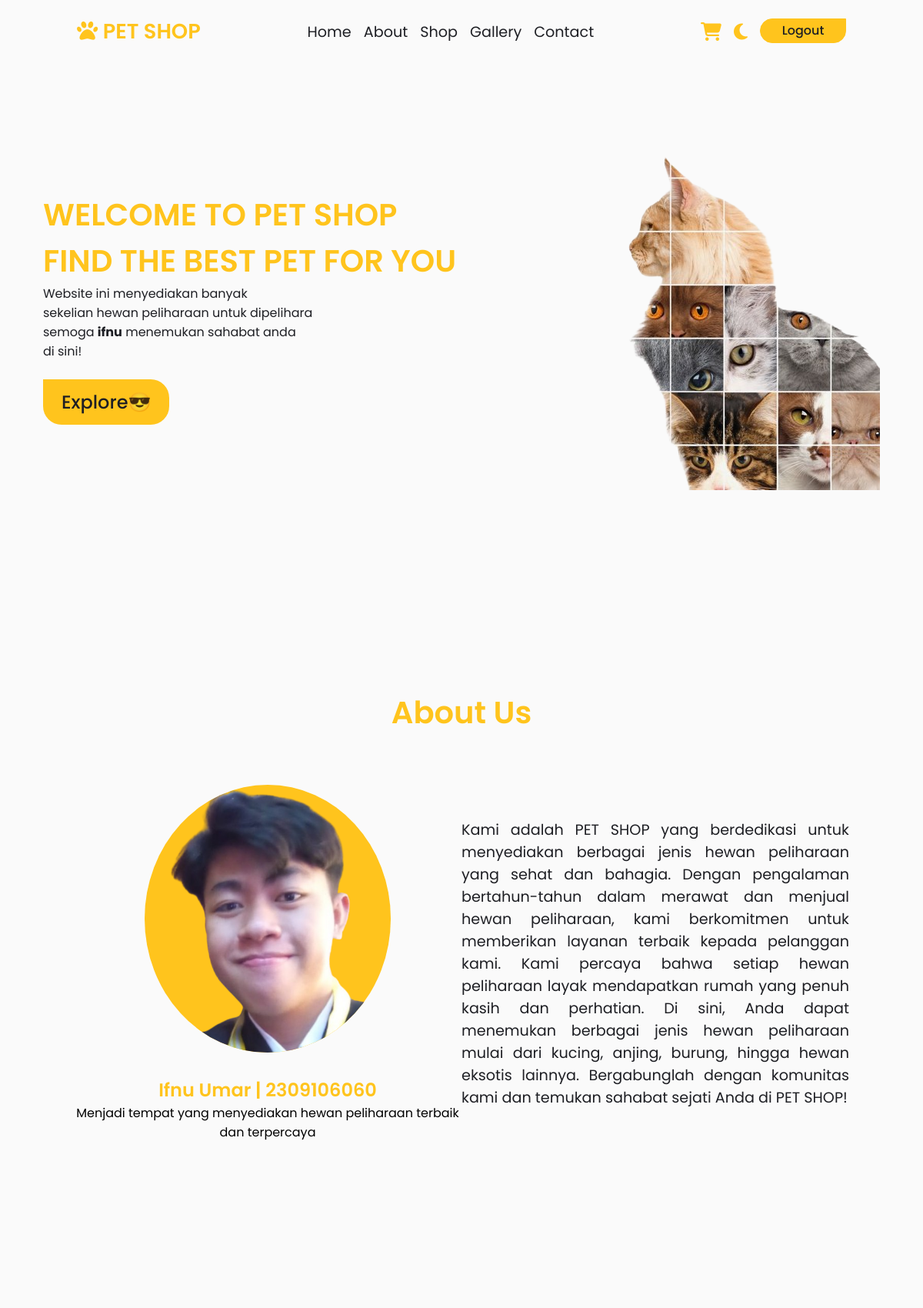
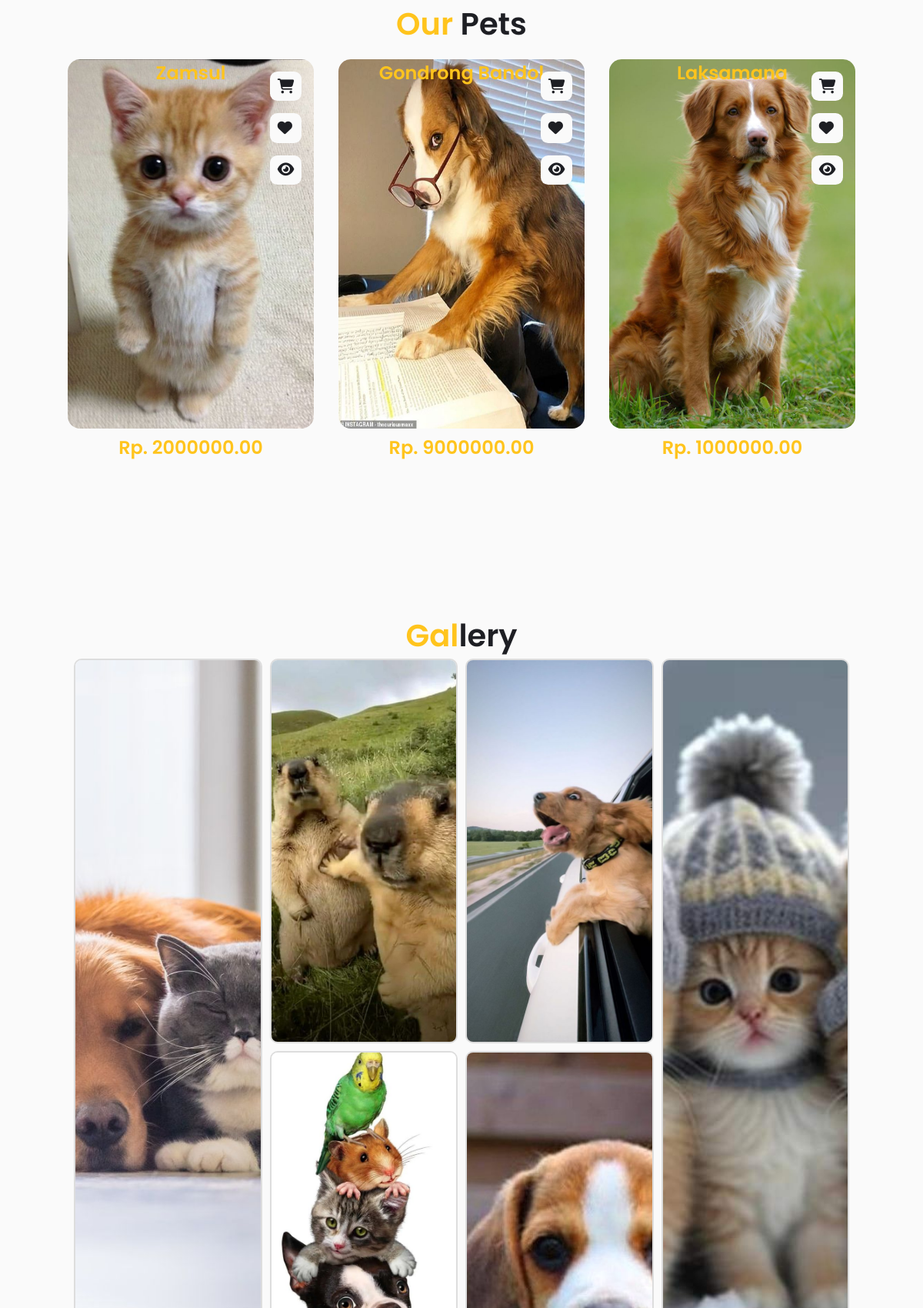
Screenshot of /index.php (signed in, upper part) with the database file from the repository (2 pictures, top to bottom).
### tables this page shows
CREATE TABLE `data_pet` (
  `id_pet` int NOT NULL,
  `name_pet` varchar(50) NOT NULL,
  `jenis` enum('Anjing','Kucing','Bebek','Ular','Kura-kura','Unggas','Hamster','Kadal','Kapibara') NOT NULL,
  `jenis_kelamin` enum('Jantan','Betina') NOT NULL,
  `berat` decimal(10,2) NOT NULL,
  `tanggal_lahir` date NOT NULL,
  `path_poto` varchar(255) NOT NULL,
  `harga` decimal(10,2) NOT NULL
);

### config.php (called while the page is built, shortened)
<?php
$servername = "localhost";
$username = "root";
$password = "";
$dbname = "pets_shop";
$conn = mysqli_connect($servername, $username, $password, $dbname);
function lihatHewan() {
    global $conn;
    $sql = "SELECT * FROM data_pet";
    $result = mysqli_query($conn, $sql);
    $result = mysqli_fetch_all($result, MYSQLI_ASSOC);
    return $result;
}
?>

### index.php (the view, shortened to what this page needs)
<?php
require 'config.php';
$pets = lihatHewan();
?>
<!DOCTYPE html>
<html lang="en">
<head>
    <link rel="stylesheet" href="https://cdnjs.cloudflare.com/ajax/libs/font-awesome/6.6.0/css/all.min.css">
    <link rel="stylesheet" href="css/user.css">
</head>
<body>
    <header>
        <a href="#" class="logo"><i class="fa-solid fa-paw"></i> PET SHOP</a>
        <nav class="navbar-menu">
            <a href="#Home">Home</a>
            <a href="#About">About</a>
            <a href="#Shop">Shop</a>
            <a href="#Gallery">Gallery</a>
            <a href="#Contact">Contact</a>
        </nav>
        <div class="icons">
            <a href="#Shop" class="shop-cart"><i class="fa-solid fa-shopping-cart"></i></a>
            <a href="#" class="sun"><i class="fa-solid fa-moon"></i></a>
            <form action="logout.php" method="post">
                <input class="btn-login" id="logout" type="submit" name="logout" value="Logout" onclick="return confirm('Are you sure you want to logout?');">
            </form>
        </div>
    </header>
    <section class="home" id="Home">
        <div class="content">
            <h1>WELCOME TO PET SHOP <br> FIND THE BEST PET FOR YOU</h1>
            <p>Website ini menyediakan banyak <br> sekelian hewan peliharaan untuk dipelihara <br> semoga <b><?php echo $_SESSION['username'] ?></b> menemukan
                sahabat anda <br> di sini!</p>
            <a href="#Shop" class="btn-explore">Explore😎</a>
        </div>
        <img src="img/kucing_home.png" alt="gambar kucing kebeleh">
    </section>
    <section class="about" id="About">
        <h2>About Us</h2>
        <div class="container-about">
            <div class="title-about">
                <p>Kami adalah PET SHOP yang berdedikasi untuk menyediakan berbagai jenis hewan peliharaan yang sehat
                    dan bahagia. Dengan pengalaman bertahun-tahun dalam merawat dan menjual hewan peliharaan, kami
                    berkomitmen untuk memberikan layanan terbaik kepada pelanggan kami. Kami percaya bahwa setiap
                    hewan
                    peliharaan layak mendapatkan rumah yang penuh kasih dan perhatian. Di sini, Anda dapat
                    menemukan
                    berbagai jenis hewan peliharaan mulai dari kucing, anjing, burung, hingga hewan eksotis
                    lainnya.
                    Bergabunglah dengan komunitas kami dan temukan sahabat sejati Anda di PET SHOP!
                </p>
            </div>
            <div class="box">
                <img src="img/profile-picture.png" alt="Gambar yang buat">
                <h3>Ifnu Umar | 2309106060</h3>
                <p>Menjadi tempat yang menyediakan hewan peliharaan terbaik dan terpercaya</p>
            </div>
        </div>
    </section>
    <section class="shop" id="Shop">
        <h1 class="heading">Our <span>Pets</span></h1>
        <div class="shop-container">
            <?php foreach ($pets as $pet) :
                $pet['path_poto'] = str_replace('C:/laragon/www/posttest7/', '', $pet['path_poto']);
            ?>
            <div class="box-container">
                <div class="icons">
                    <a href="#" class="fas fa-shopping-cart"></a>
                    <a href="#" class="fas fa-heart"></a>
                    <a href="#" class="fas fa-eye"></a>
                </div>
                <div class="image">
                    <img src="<?= $pet['path_poto'] ?>" alt="">
                </div>
                <div class="content">
                    <h3><?php  echo $pet['name_pet'] ?></h3>
                    <div class="harga">Rp. <?php echo $pet['harga'] ?></div>
                </div>
            </div>
            <?php endforeach; ?>
        </div>
    </section>
    <section class="gallery" id="Gallery">
        <h1 class="heading">Gal<span>lery</span></h1>
        <div class="container-gallery">
            <div class="box-gallery big    ">
                <img src="img/gal-1.jpeg" alt="">
            </div>
            <div class="box-gallery wide">
                <img src="img/gal-2.jpeg" alt="">
            </div>
            <div class="box-gallery wide">
                <img src="img/gal-3.jpeg" alt="">
            </div>
            <div class="box-gallery big">
                <img src="img/gal-4.jpeg" alt="">
            </div>
            <div class="box-gallery wide">
                <img src="img/gal-5.jpeg" alt="">
            </div>
            <div class="box-gallery big">
                <img src="img/gal-6.jpeg" alt="">
            </div>
        </div>
    </section>
</body>
</html>

### css/user.css (style rules this page uses)
:root { --primary-color: #fafafa; --secondary-color: #1E1F24; --tertiary-color: #FFC41D; }
* { margin: 0; padding: 0; box-sizing: border-box; font-family: 'Poppins', sans-serif; text-decoration: none; }
html { scroll-behavior: smooth; }
body { background-color: var(--primary-color); transition: 0.3s; }
header { display: flex; justify-content: space-between; align-items: center; padding: 20px 100px; background-color: var(--primary-color); position: fixed; width: 100%; z-index: 1000; }
.logo { color: var(--tertiary-color); font-size: 1.7em; font-weight: 600; }
.navbar-menu a { color: var(--secondary-color); font-size: 1.2em; font-weight: 400; transition: all 0.3s ease; }
.navbar-menu { display: flex; justify-content: space-between; gap: 1em; }
.icons { display: flex; gap: 1em; }
.shop-cart, .sun { color: var(--tertiary-color); font-size: 1.5em; cursor: pointer; }
.btn-login { display: flex; justify-content: center; width: 7em; height: 2em; background-color: var(--tertiary-color); color: var(--secondary-color); padding: 0 1em; align-items: center; border-radius: 1em; font-size: 1em; font-weight: 500; transition: all 0.3s ease; border-top-right-radius: 0; }
.home { display: flex; justify-content: space-evenly; align-items: center; min-height: 100vh; padding: 4em 2em; }
.content h1 { font-size: 2.5em; font-weight: 600; color: var(--tertiary-color); }
.content p { font-size: 1em; font-weight: 400; color: var(--secondary-color); }
.btn-explore { display: inline-block; background-color: var(--tertiary-color); color: var(--secondary-color); padding: 0.5em 1em; margin-top: 1em; border-radius: 1em; border-top-left-radius: 0; cursor: pointer; font-size: 1.5em; font-weight: 500; transition: all 0.3s ease; }
.about { padding: 6em; text-align: center; min-height: 100vh; }
.about h2 { font-size: 2.5em; font-weight: 600; color: var(--tertiary-color); }
.container-about { display: flex; flex-wrap: wrap; margin-top: 4em; flex-direction: row-reverse; justify-content: space-evenly; align-items: center; }
.container-about .box img { width: 20em; background-color: var(--tertiary-color); border-radius: 50%; }
.container-about .box { flex: 1; }
.container-about .box h3 { margin-top: 1em; font-size: 1.5em; font-weight: 600; color: var(--tertiary-color); }
.title-about { flex: 1; font-size: 1.2em; font-weight: 400; color: var(--secondary-color); text-align: justify; }
.shop { display: flex; flex-direction: column; justify-content: center; align-items: center; min-height: 100vh; padding: 6em; }
.shop-container { display: grid; grid-template-columns: repeat(3, 1fr); gap: 2em; }
.shop-container .image img { width: 20em; height: 30em; border-radius: 1em; transition: all 0.3s ease; }
.shop-container .image { transition: all 0.3s ease; }
.shop-container .box-container { margin-top: 1em; position: relative; }
.heading { font-size: 2.5em; font-weight: 600; color: var(--tertiary-color); }
.heading span { color: var(--secondary-color); }
.shop-container .image { position: relative; overflow: hidden; }
.box-container .icons { position: absolute; top: 1em; right: 1em; z-index: 10; display: flex; flex-direction: column; }
.box-container .icons a { background-color: var(--primary-color); color: var(--secondary-color); padding: 0.5em; border-radius: 0.5em; font-size: 1.2em; transition: all 0.3s ease; }
.shop-container .content { display: flex; flex-direction: column; justify-content: center; align-items: center; }
.shop-container .content h3 { position: absolute; top: 0; font-size: 1.5em; font-weight: 600; color: var(--tertiary-color); }
.content .harga { font-size: 1.5em; font-weight: 600; color: var(--tertiary-color); }
.gallery { display: flex; flex-direction: column; justify-content: center; align-items: center; padding: 6em; }
.container-gallery { display: grid; grid-template-columns: repeat(auto-fit, minmax(100px, 1fr)); gap: 10px; width: 100%; grid-auto-rows: 500px; grid-auto-columns: dense; }
.box-gallery { overflow: hidden; border: 2px solid #ddd; border-radius: 10px; transition: transform 0.3s ease; }
.container-gallery .wide { grid-column: span 2; }
.container-gallery .big { grid-column: span 2; grid-row: span 2; }
.box-gallery img { width: 100%; height: 100%; display: block; transition: all 0.3s ease; object-fit: cover; }
input, textarea { width: 40em; padding: 1em; color: #0D0C0C; border: 1px solid var(--tertiary-color); border-radius: 0.5em; }

### rows the page displays
data_pet: shows a picture, name_pet "Zamsul", harga "2000000.00"
data_pet: shows a picture, name_pet "Gondrong Bandol", harga "9000000.00"
data_pet: shows a picture, name_pet "Laksamana", harga "1000000.00"

### other values shown
$_SESSION['username'] "ifnu"
